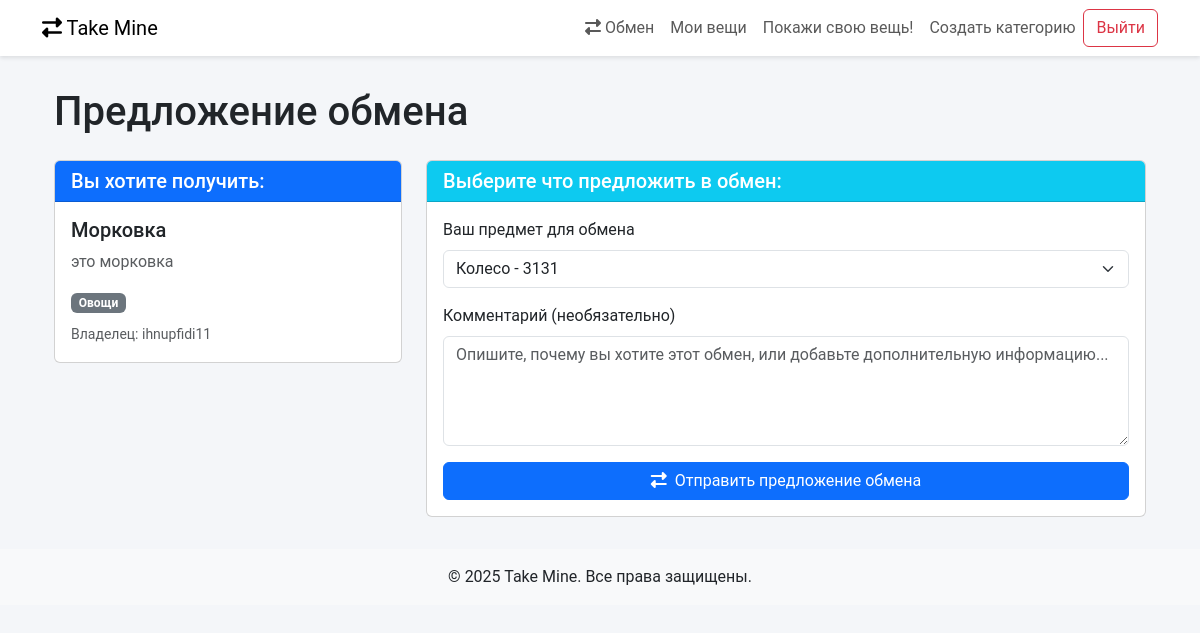
The app's page /item/20/ (signed in) with its own data.
### app/models.py (models this page shows, shortened)
class Item(models.Model):
    CONDITION_CHOICES = [
        ('new', 'Новый'),
        ('used', 'Б/у'),
        ('for_parts', 'На запчасти')
    ]
    user = models.ForeignKey(User, on_delete=models.CASCADE, related_name='items')
    title = models.CharField(max_length=200)
    description = models.TextField()
    image_url = models.URLField(blank=True, null=True)
    category = models.ForeignKey(Category, on_delete=models.CASCADE, related_name='items')
    condition = models.CharField(max_length=20, choices=CONDITION_CHOICES, default='used')
    created_at = models.DateTimeField(auto_now_add=True)
    class Meta:
        ordering = ['-created_at']
        verbose_name = "Вещь"
        verbose_name_plural = "Вещи"

class Category(models.Model):
    name = models.CharField(max_length=100)
    slug = models.SlugField(unique=True, max_length=100, default=slugify('category'))
    class Meta:
        verbose_name = "Категория"
        verbose_name_plural = "Категории"
        ordering = ['name']

### app/views.py (the view, shortened to what this page needs)
# urls.py: path('item/<int:item_id>/', views.create_exchange_proposal, name='exchange_proposal'),
@login_required
def create_exchange_proposal(request, item_id):
    receiver_item = get_object_or_404(Item, id=item_id)
    permission_check = cannot_exchange_own_item(request, receiver_item)
    if permission_check:
        return permission_check
    items = Item.objects.filter(user=request.user)
    return render(request, 'app/exchange_proposal.html', {
        'receiver_item': receiver_item,
        'items': items
    })

### app/context_processors.py (called while the page is built)
def exchange_proposals_count(request):
    if request.user.is_authenticated:
        count = ExchangeProposal.objects.filter(
            ad_receiver__user=request.user,
            status='ожидает'
        ).count()
        return {'pending_exchanges_count': count}
    return {'pending_exchanges_count': 0}

### app/permissions.py (called while the page is built)
def cannot_exchange_own_item(request, receiver_item):
    if receiver_item.user == request.user:
        messages.error(request, 'Нельзя предложить обмен на свой же товар!')
        return redirect('app:index')
    return None

### templates/app/exchange_proposal.html (shortened to what this page needs)
{% extends 'base.html' %}
{% block content %}
<div class="container">
    <h1 class="my-4">Предложение обмена</h1>
    <div class="row">
        <div class="col-md-4">
            <div class="card mb-4">
                <div class="card-header bg-primary text-white">
                    <h5 class="mb-0">Вы хотите получить:</h5>
                </div>
                <div class="card-body">
                    <h5>{{ receiver_item.title }}</h5>
                    <p class="text-muted">{{ receiver_item.description|truncatechars:100 }}</p>
                    <div class="badge bg-secondary">{{ receiver_item.category.name }}</div>
                    <div class="mt-2">
                        <small class="text-muted">Владелец: {{ receiver_item.user.username }}</small>
                    </div>
                </div>
            </div>
        </div>
        <div class="col-md-8">
            <div class="card">
                <div class="card-header bg-info text-white">
                    <h5 class="mb-0">Выберите что предложить в обмен:</h5>
                </div>
                <div class="card-body">
                    <form method="POST">
                        <div class="mb-3">
                            <label for="sender_item_id" class="form-label">Ваш предмет для обмена</label>
                            <select name="sender_item_id" id="sender_item_id" class="form-select">
                                {% for item in items %}
                                    <option value="{{ item.id }}">{{ item.title }} - {{ item.category.name }}</option>
                                {% empty %}
                                    <option disabled>У вас нет предметов для обмена</option>
                                {% endfor %}
                            </select>
                        </div>
                        <div class="mb-3">
                            <label for="comment" class="form-label">Комментарий (необязательно)</label>
                            <textarea name="comment" id="comment" class="form-control" rows="4" placeholder="Опишите, почему вы хотите этот обмен, или добавьте дополнительную информацию..."></textarea>
                        </div>
                        <div class="d-grid">
                            <button type="submit" class="btn btn-primary">
                                <i class="fas fa-exchange-alt me-2"></i>Отправить предложение обмена
                            </button>
                        </div>
                    </form>
                </div>
            </div>
        </div>
    </div>
</div>
{% endblock %}

### templates/base.html (style rules this page uses)
body { background-color: #f4f6f9; font-family: 'Roboto', sans-serif; }

### records on screen
Item: title "Морковка", description "это морковка", category.name "Овощи", user.username "ihnupfidi11"

### other values on screen
form field sender_item_id "Колесо - 3131"
